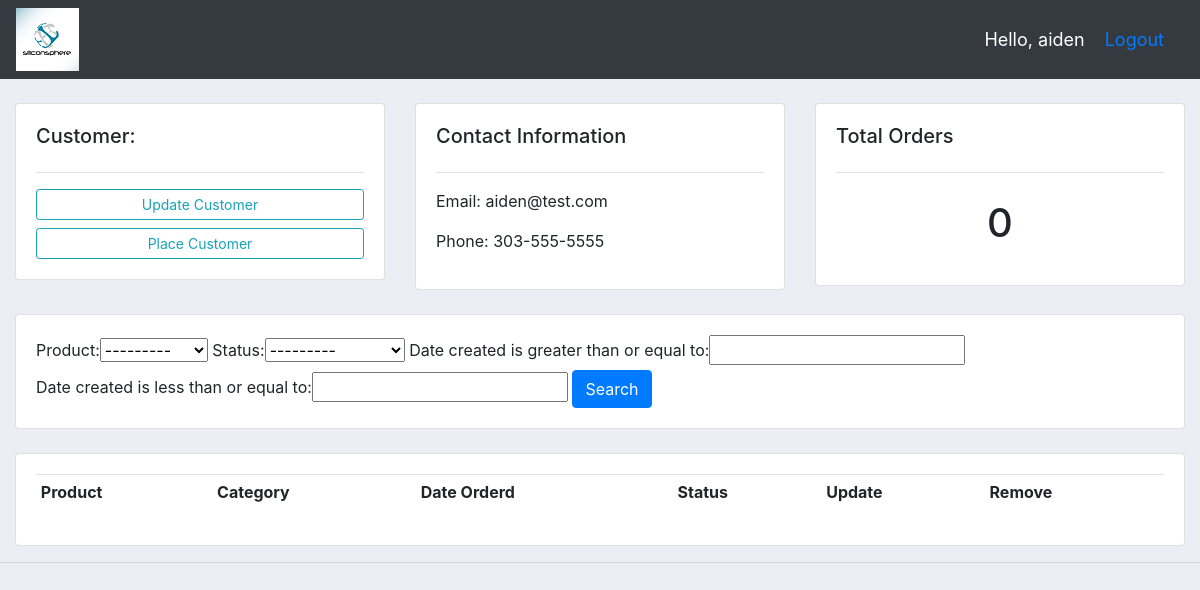
/customers/5/ (signed in), run on an earlier commit of the app's database.
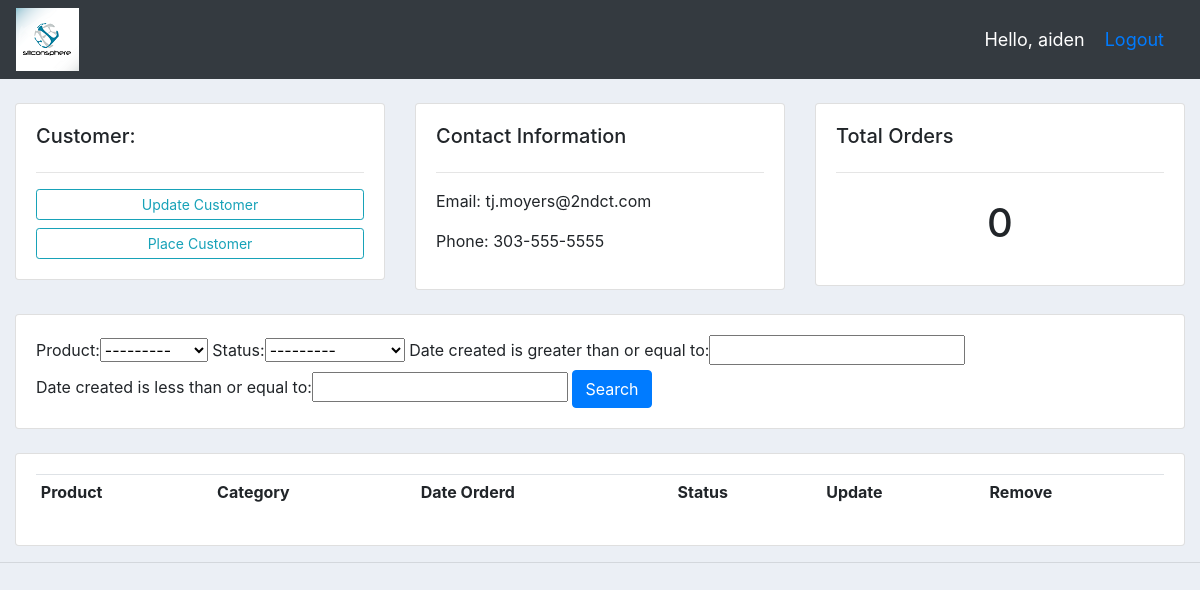
And on a later commit of the database.
### accounts/models.py (models this page shows, shortened)
class Customer(models.Model):
    user = models.OneToOneField(User, null=True, on_delete=models.CASCADE)
    name = models.CharField(max_length=200, null=True)
    phone = models.CharField(max_length=200, null=True)
    email = models.EmailField(max_length=254, null=True)
    profile_pic = models.ImageField(default='defaultpro.png',null=True, blank=True)
    date_created = models.DateTimeField(auto_now_add=True, null=True)

### accounts/views.py (the view)
# urls.py: path('customers/<str:primk>/', views.customers, name='customers'),
@login_required(login_url='login')
def customers(request, primk):
    customer = Customer.objects.get(id=primk)
    orders = customer.order_set.all()
    orders_count = orders.count()
    myFilter = OrderFilter(request.GET, queryset=orders)
    orders = myFilter.qs
    context = {'customer': customer, 'orders': orders, 'order_count':orders_count, 'myFilter':myFilter}
    return render(request, 'accounts/customers.html', context)

### accounts/models.py (called while the page is built)
    def __str__(self):
        return self.name

### accounts/templates/accounts/customers.html (shortened to what this page needs)
{% extends 'accounts/main.html' %}
{% block content %}
<br>
<div class="row">
	<div class="col-md">
		<div class="card card-body">
			<h5>Customer:</h5>
			<hr>
			<a class="btn btn-outline-info  btn-sm btn-block" href="">Update Customer</a>
			<a class="btn btn-outline-info  btn-sm btn-block" href="{% url 'create_order' customer.id %}">Place Customer</a>
		</div>
	</div>
	<div class="col-md">
		<div class="card card-body">
			<h5>Contact Information</h5>
			<hr>
			<p>Email: {{customer.email}}</p>
			<p>Phone: {{customer.phone}}</p>
		</div>
	</div>
	<div class="col-md">
		<div class="card card-body">
			<h5>Total Orders</h5>
			<hr>
			<h1 style="text-align: center;padding: 10px">{{order_count}}</h1>
		</div>
	</div>
</div>
<br>
<div class="row">
	<div class="col">
		<div class="card card-body">
			<form method="get">
				{{ myFilter.form }}
		    <button class="btn btn-primary" type="submit">Search</button>
		  </form>
		</div>
	</div>
</div>
<br>
<div class="row">
	<div class="col-md">
		<div class="card card-body">
			<table class="table table-sm">
				<tr>
					<th>Product</th>
					<th>Category</th>
					<th>Date Orderd</th>
					<th>Status</th>
					<th>Update</th>
					<th>Remove</th>
				</tr>
			</table>
		</div>
	</div>
</div>
{% endblock %}

What changed in the data, as far as the page shows it:
changed Customer: email "aiden@test.com" → "tj.moyers@2ndct.com"
